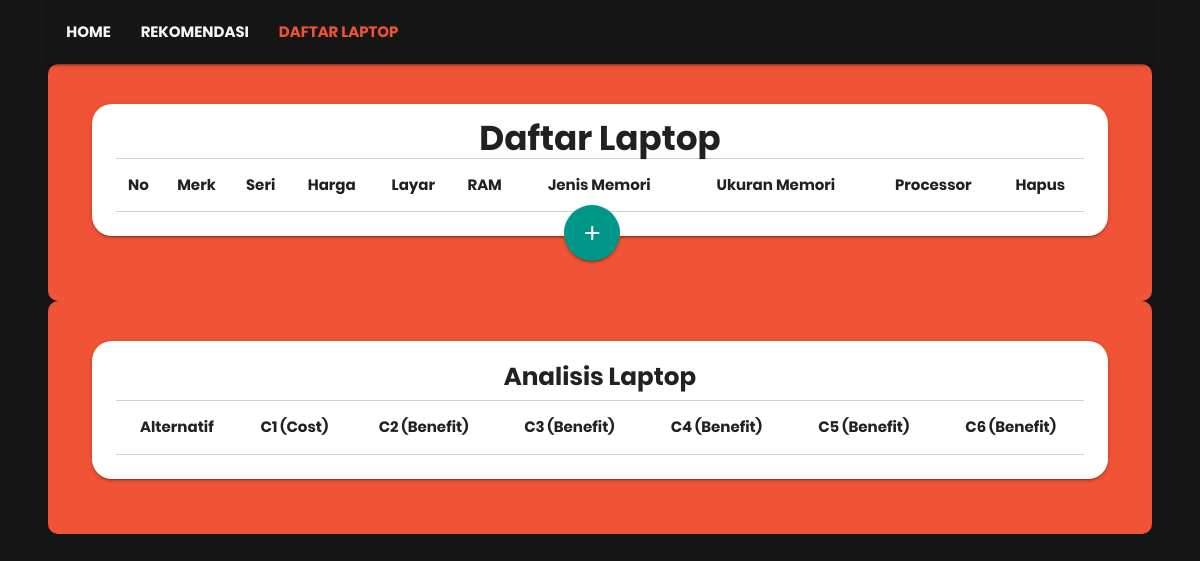
/daftar_laptop.php, run on an earlier commit of the app's database.
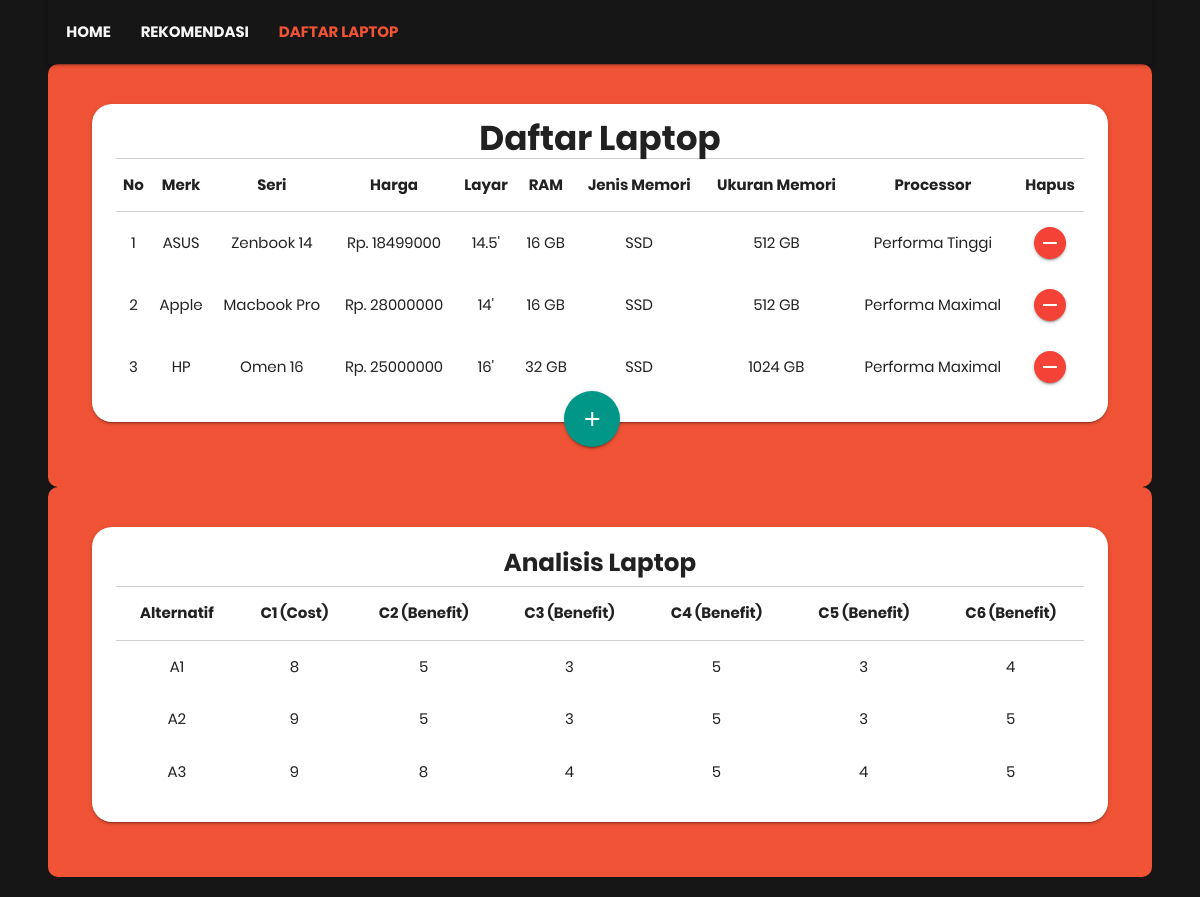
And on a later commit of the database.
### tables this page shows
CREATE TABLE `daftar_laptop` (
  `id` int(4) NOT NULL,
  `merk` varchar(256) NOT NULL,
  `seri` varchar(256) NOT NULL,
  `harga` varchar(64) NOT NULL,
  `layar` varchar(64) NOT NULL,
  `ram` varchar(64) NOT NULL,
  `jenis_memory` varchar(64) NOT NULL,
  `ukuran_memory` varchar(64) NOT NULL,
  `processor` varchar(64) NOT NULL,
  `harga_angka` varchar(64) NOT NULL,
  `layar_angka` varchar(64) NOT NULL,
  `ram_angka` varchar(64) NOT NULL,
  `jenis_memory_angka` varchar(64) NOT NULL,
  `ukuran_memory_angka` varchar(64) NOT NULL,
  `processor_angka` varchar(64) NOT NULL
);

### daftar_laptop.php (the view, shortened to what the changed rows need)
<?php
include('connection.php');
?>
<!DOCTYPE html>
<html>
<head>
	<link type="text/css" rel="stylesheet" href="assets/css/materialize.css"  media="screen,projection"/>
	<link rel="stylesheet" href="assets/css/table.css">
	<link rel="stylesheet" href="assets/css/style.css">
	<link rel="stylesheet" href="https://cdnjs.cloudflare.com/ajax/libs/font-awesome/4.5.0/css/font-awesome.min.css">
	<link rel="stylesheet" type="text/css" href="assets/dataTable/jquery.dataTables.min.css">
</head>
<body style="background-color:#161616; padding-bottom: 20px;">
	<div style="background-color:#F05335; border-radius: 10px">
		<div class="container">
		    <div class="section-card" style="padding: 25px 0px 20px 0px;">
				<ul>
				    <li>
						<div class="row">
						<div class="card" style="border-radius: 20px;">
								<div class="card-content">
									<table id="table_id" class="hover dataTablesCustom" style="width:100%">
											<thead style="border-top: 1px solid #d0d0d0;">
												<tr>
													<th><center>No </center></th>
													<th><center>Merk</center></th>
													<th><center>Seri</center></th>
													<th><center>Harga</center></th>
													<th><center>Layar</center></th>
													<th><center>RAM</center></th>
													<th><center>Jenis Memori</center></th>
													<th><center>Ukuran Memori</center></th>
													<th><center>Processor</center></th>
													<th><center>Hapus</center></th>
												</tr>
											</thead>
											<tbody>
												<?php
												$query=mysqli_query($selectdb,"SELECT * FROM daftar_laptop");
												$no=1;
												while ($data=mysqli_fetch_array($query)) {
												?>
												<tr>
													<td><center><?php echo $no; ?></center></td>
													<td><center><?php echo $data['merk'] ?></center></td>
													<td><center><?php echo $data['seri'] ?></center></td>
													<td><center><?php echo "Rp. ", $data['harga'] ?></center></td>
													<td><center><?php echo $data['layar'],"'" ?></center></td>
													<td><center><?php echo $data['ram']," GB" ?></center></td>
													<td><center><?php echo $data['jenis_memory'] ?></center></td>
													<td><center><?php echo $data['ukuran_memory']," GB" ?></center></td>
													<td><center><?php echo $data['processor'] ?></center></td>
													<td>
														<center>
															<form method="POST">
																<button type="submit" name="hapus_laptop" style="height: 32px; width: 32px;" class="btn-floating btn-small waves-effect waves-light red"><i style="line-height: 32px;" class="material-icons">remove</i></button>
															</form>
														</center>
													</td>
												</tr>
												<?php
														$no++;}
												?>
											</tbody>
									</table>
									</div>
							</div>
						</div>
				    </li>
				</ul>
	    	</div>
		</div>
	</div>
	<div style="background-color:#F05335; border-radius: 10px">
		<div class="container">
		    <div class="section-card" style="padding: 25px 0px 20px 0px">
				<ul>
				    <li>
						<div class="row">
							<div class="card" style="border-radius: 20px;">
								<div class="card-content" style="padding-top: 10px;">
									<table class="responsive-table">
											<thead style="border-top: 1px solid #d0d0d0;">
												<tr>
													<th><center>Alternatif</center></th>
													<th><center>C1 (Cost)</center></th>
													<th><center>C2 (Benefit)</center></th>
													<th><center>C3 (Benefit)</center></th>
													<th><center>C4 (Benefit)</center></th>
													<th><center>C5 (Benefit)</center></th>
													<th><center>C6 (Benefit)</center></th>
												</tr>
											</thead>
											<tbody>
												<?php
												$query=mysqli_query($selectdb,"SELECT * FROM daftar_laptop");
												$no=1;
												while ($data=mysqli_fetch_array($query)) {
												?>
												<tr>
													<td><center><?php echo "A",$no ?></center></td>
													<td><center><?php echo $data['harga_angka'] ?></center></td>
													<td><center><?php echo $data['layar_angka'] ?></center></td>
													<td><center><?php echo $data['ram_angka'] ?></center></td>
													<td><center><?php echo $data['jenis_memory_angka'] ?></center></td>
													<td><center><?php echo $data['ukuran_memory_angka'] ?></center></td>
													<td><center><?php echo $data['processor_angka'] ?></center></td>
												</tr>
												<?php
														$no++;}
												?>
											</tbody>
									</table>
									</div>
							</div>
						</div>
				    </li>
				</ul>
	    	</div>
		</div>
	</div>
</body>
</html>

What changed in the data, as far as the page shows it:
added daftar_laptop: merk "ASUS", seri "Zenbook 14", harga "18499000", layar "14.5", ram "16", jenis_memory "SSD", ukuran_memory "512", processor "Performa Tinggi", harga_angka "8", layar_angka "5", ram_angka "3", jenis_memory_angka "5", ukuran_memory_angka "3", processor_angka "4"
added daftar_laptop: merk "Apple", seri "Macbook Pro", harga "28000000", layar "14", ram "16", jenis_memory "SSD", ukuran_memory "512", processor "Performa Maximal", harga_angka "9", layar_angka "5", ram_angka "3", jenis_memory_angka "5", ukuran_memory_angka "3", processor_angka "5"
added daftar_laptop: merk "HP", seri "Omen 16", harga "25000000", layar "16", ram "32", jenis_memory "SSD", ukuran_memory "1024", processor "Performa Maximal", harga_angka "9", layar_angka "8", ram_angka "4", jenis_memory_angka "5", ukuran_memory_angka "4", processor_angka "5"
